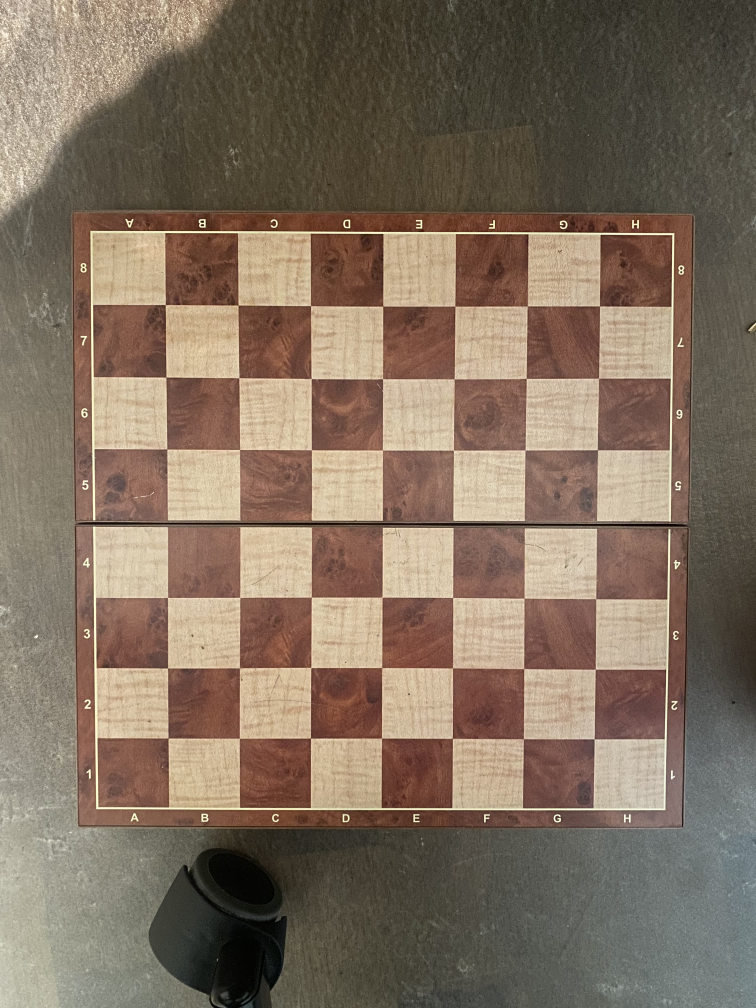
#> input picture miav.jpg, 3024 x 4032 px (shown at 1/4 size)
$ python -i savepiece.py   (imports and definitions only)
#> lines starting #> are read from the running program, lines starting #| are printed output that depends on the picture; after the words box and inside, x2 and y2 are one past the last pixel; in counts of white or black regions, pixels touching at a corner belong together
#> further down, picture is the input picture: shape (4032, 3024, 3); mean B, G, R 95.5, 111.9, 128.6
import cv2
import numpy as np
from os import mkdir

# ----------------------------------------
# Compute the perspective transform matrix for the chessboard
# ----------------------------------------
# [48 lines left out: function warpBoard, not called in this run]


# ----------------------------------------
# Detect and sort the squares on the warped chessboard image
# ----------------------------------------
def setSquares(img_warped):

    # Convert warped image to grayscale
    gray_warped = cv2.cvtColor(img_warped, cv2.COLOR_BGR2GRAY)
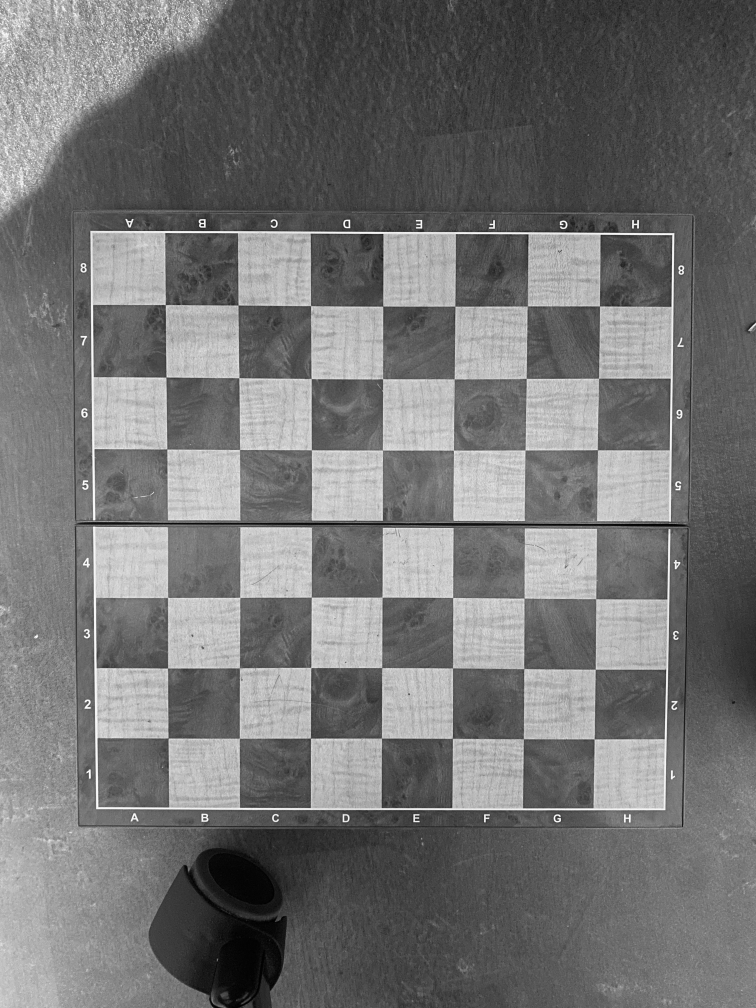
#> gray_warped: shape (4032, 3024) (shown at 1/4 size); min 0, max 254, mean 115

    # Threshold with Otsu to get binary inverted image
    _, binary = cv2.threshold(gray_warped, 0, 255, cv2.THRESH_BINARY_INV + cv2.THRESH_OTSU)
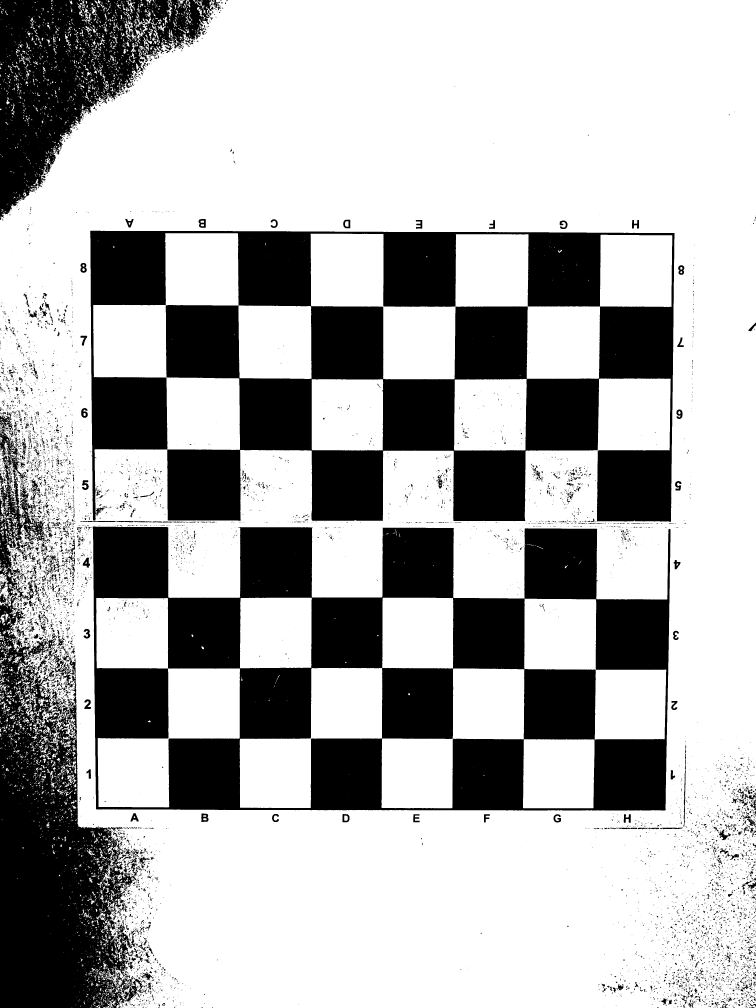
#> binary: shape (4032, 3024) (shown at 1/4 size); 69.7% white; 9581 black regions (8185 under 20 px), largest, box (x1, y1, x2, y2) and area: (361, 923, 2698, 2087) 1368225, (370, 2106, 2682, 3242) 1319262, (0, 1716, 567, 4032) 536756

    # Morphological opening and closing to clean noise
    kernel = np.ones((3, 3), np.uint8)
    opening = cv2.morphologyEx(binary, cv2.MORPH_OPEN, kernel, iterations=2)
#> opening: shape (4032, 3024); 68.2% white; 3994 black regions (3126 under 20 px), largest, box (x1, y1, x2, y2) and area: (320, 923, 2698, 2095) 1373292, (337, 2100, 2682, 3242) 1321031, (0, 1613, 620, 4032) 698497
    closing = cv2.morphologyEx(opening, cv2.MORPH_CLOSE, kernel, iterations=2)
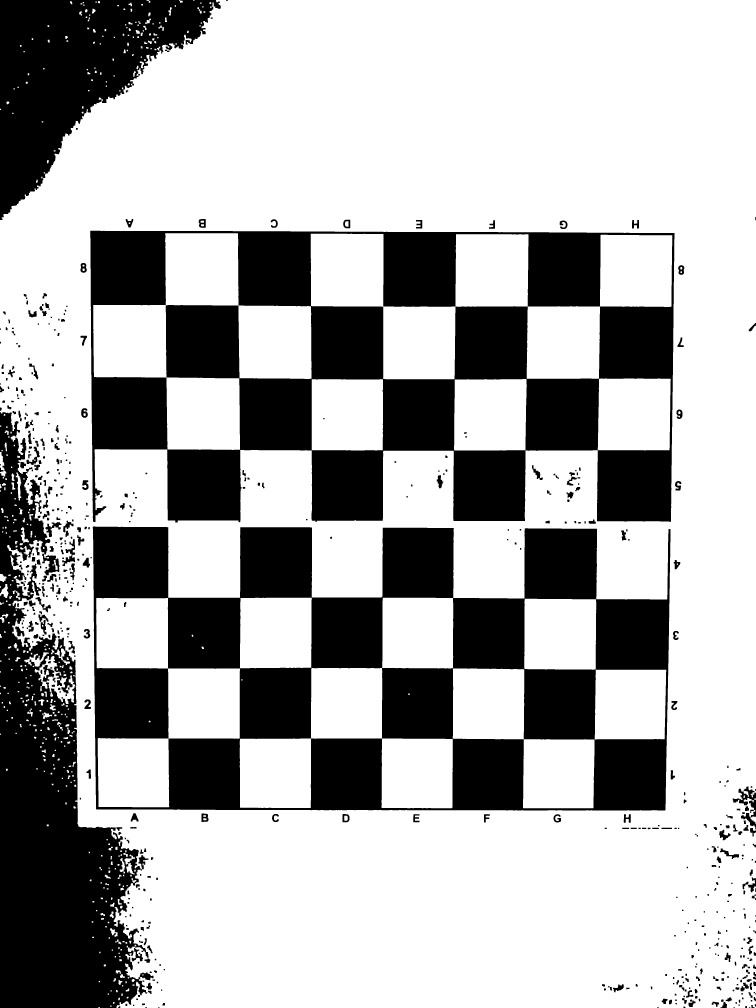
#> closing: shape (4032, 3024) (shown at 1/4 size); 68.8% white; 611 black regions (8 under 20 px), largest, box (x1, y1, x2, y2) and area: (361, 923, 2698, 2090) 1369972, (371, 2106, 2682, 3242) 1320330, (0, 1648, 594, 4032) 651438

    # Mask the warped image to emphasize darker squares
    gray_warped = cv2.bitwise_and(img_warped, img_warped, mask=closing)
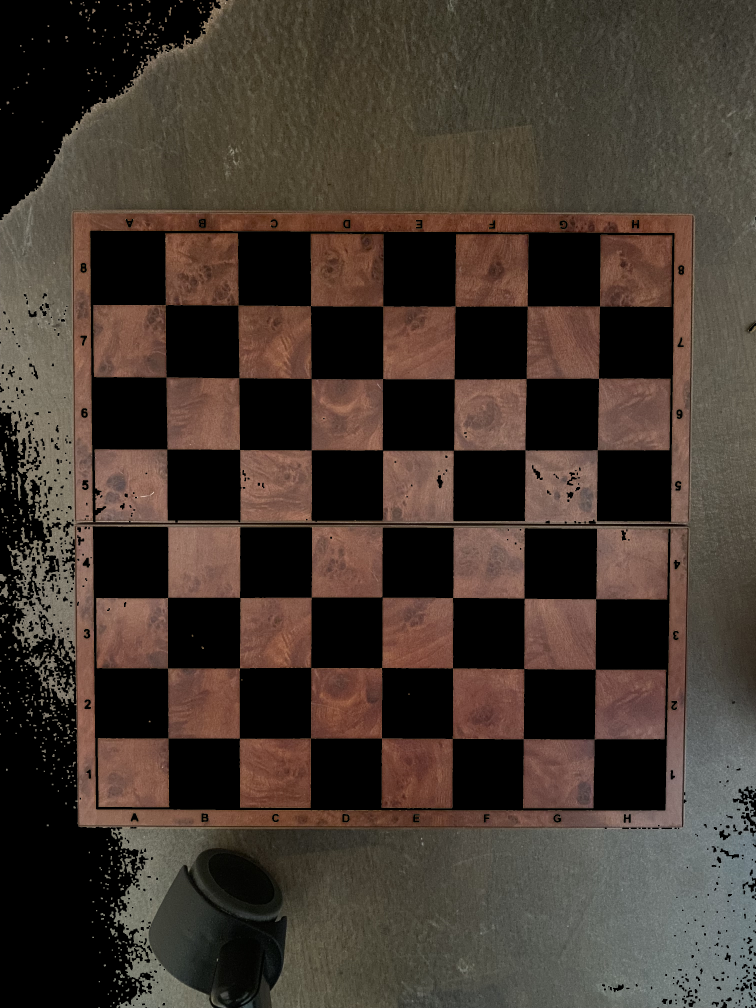
#> gray_warped: shape (4032, 3024, 3) (shown at 1/4 size); mean B, G, R 47.3, 55.7, 67.2

    # Detect edges
    edges = cv2.Canny(gray_warped, 120, 180)
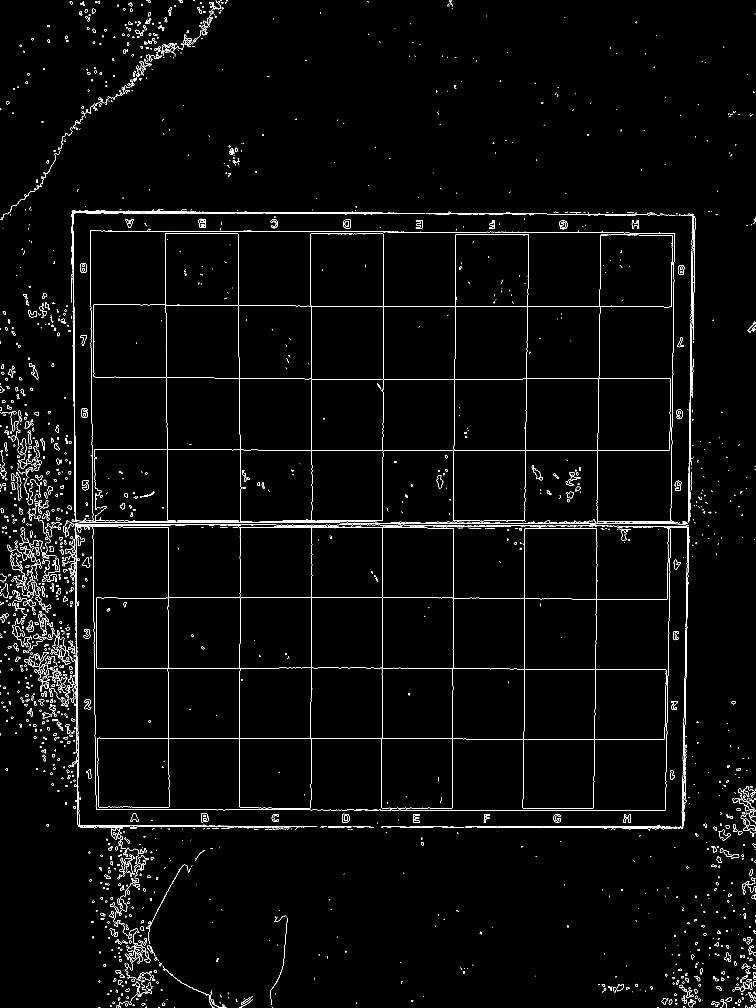
#> edges: shape (4032, 3024) (shown at 1/4 size); 1.2% white in thin lines or dots

    # Adaptive threshold on edges to isolate contours
    thresh = cv2.adaptiveThreshold(edges, 255, cv2.ADAPTIVE_THRESH_MEAN_C, cv2.THRESH_BINARY_INV, 7, 1)
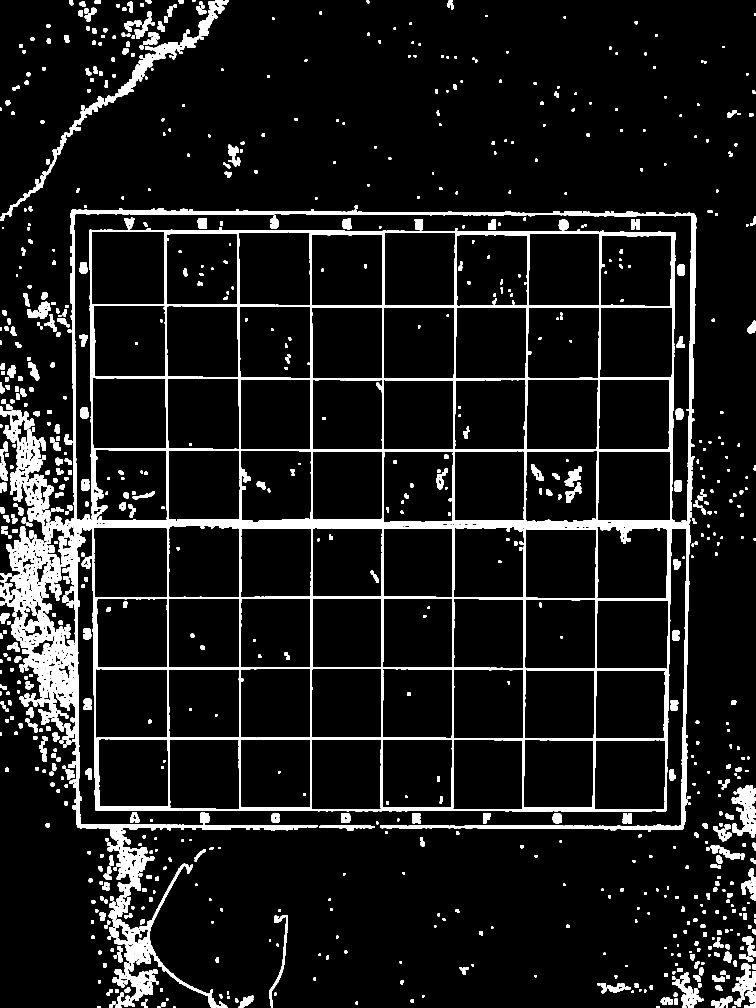
#> thresh: shape (4032, 3024) (shown at 1/4 size); 7.1% white; 991 white regions (19 under 20 px)

    # Find contours in thresholded image
    contours, _ = cv2.findContours(thresh, cv2.RETR_TREE, cv2.CHAIN_APPROX_SIMPLE)
#> contours = 26005 contours, 22404 with area under 20; largest, box (x1, y1, x2, y2) and area: (0, 835, 2786, 4032) 5994086, (293, 852, 2767, 2095) 306411, (374, 2109, 1033, 3238) 239724, (364, 926, 930, 2085) 170208, (952, 927, 1338, 1222) 82776

    squares = []
    for contour in contours:
        # Approximate contour with polygon
        perimeter = cv2.arcLength(contour, True)
        approx = cv2.approxPolyDP(contour, 0.08 * perimeter, True)
        # Check if polygon has 4 sides (potential square)
        if len(approx) == 4:
            squares.append(approx.reshape(-1, 2))
#> this loop made 26005 passes
#> (perimeter, approx) on passes 1 to 3: (14, [[888, 4031], [895, 4031]]), (50.49, [[2626, 4026], [2626, 4031], [2638, 4031], [2637, 4026]]), (39.9, [[2931, 4026], [2931, 4031], [2942, 4031], [2941, 4026]])
#> after the loop, squares = 19846 items

    sq_coords = []

    # Filter squares by area and sort their corners (TL, BL, BR, TR)
    for square in squares:
        area = cv2.contourArea(square)
        if 2500 < area < 5000:
            cv2.polylines(img_warped, [square], True, (0, 255, 0), 2)  # Can be removed in production
            coordinates = [tuple(point) for point in square.tolist()]
            # Sort points by sum and difference of coordinates to order corners
            sorted_coords = sorted(coordinates, key=lambda pt: (pt[0] + pt[1], pt[0] - pt[1]))
            sorted_coords[2], sorted_coords[3] = sorted_coords[3], sorted_coords[2]  # Swap BR and TR
            sq_coords.append(sorted_coords)
#> this loop made 19846 passes
#> (square, area) on passes 1, 2, 7: ([[2626, 4026], [2626, 4031], [2638, 4031], [2637, 4026]], 57.5), ([[2931, 4026], [2931, 4031], [2942, 4031], [2941, 4026]], 52.5), ([[389, 4027], [389, 4031], [403, 4031], [401, 4025]], 66)
#> after the loop, sq_coords = [[(375, 2109), (387, 3232), (1031, 3236), (390, 3229)]]

    print(len(sq_coords))  # Debug: number of detected squares
#| 1

    # Initialize board dictionary with all squares set to None
    board = {
        f"{col}{row}": None
        for row in range(8, 0, -1)
        for col in 'abcdefgh'
    }
    keys = list(board.keys())

    # Helper function to sort square coordinates consistently
    def sort_coordinates(coords):
        sorted_coords = sorted(coords, key=lambda pt: (pt[0] + pt[1], pt[0] - pt[1]))
        sorted_coords[2], sorted_coords[3] = sorted_coords[3], sorted_coords[2]
        return sorted_coords

    # Sort squares first by vertical (y) and then horizontal (x) coordinate of top-left corner
    sorted_sq_coords = sorted(sq_coords, key=lambda coords: (coords[0][1], coords[0][0]))
#> sorted_sq_coords has the same summary as sq_coords

    # Group sorted squares into rows of 8 squares each
    rows = [sorted_sq_coords[i:i+8] for i in range(0, len(sorted_sq_coords), 8)]
#> rows = 1 item

    # Sort each row left to right
    for i, row in enumerate(rows):
        rows[i] = sorted(row, key=lambda coords: coords[0][0])
#> this loop made 1 pass
#> row on pass 1: [[(375, 2109), (387, 3232), (1031, 3236), (390, 3229)]]

    # Flatten rows back into a single list
    sorted_sq_coords = [coords for row in rows for coords in row]

    # Assign sorted square coordinates to board dictionary keys
    for i, key in enumerate(keys):
        if i < len(sorted_sq_coords):
            board[key] = sort_coordinates(sorted_sq_coords[i])
#> after the loop, board = 64 items

    return img_warped, board


# ----------------------------------------
# Save images of each square in different rotations
# ----------------------------------------
# [79 lines left out: functions salvaFoto, main, not called in this run]

# [2 lines not run here, left out]

>>> import cv2
>>> picture = cv2.imread('miav.jpg')
>>> result = setSquares(picture)
